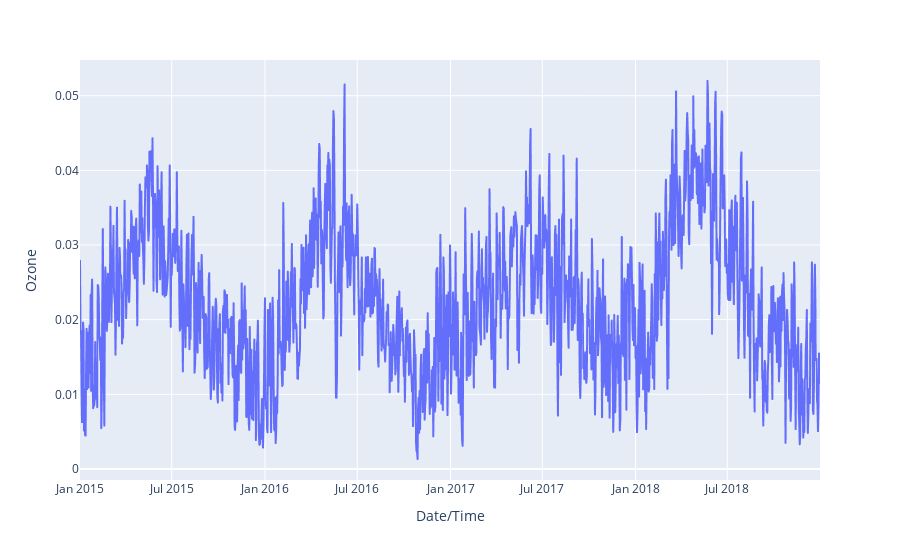

The code cell stored with this chart in its notebook:
### Code cell
fig_Ozone = px.line(df4, x='Date/Time', y= 'Ozone')
fig_Ozone.show()

### Figure 1 — Plotly figure (JSON) as saved in the notebook; plotly's stock layout.template omitted (floating-point values rounded to 4 significant figures; data arrays with more than 128 entries replaced by an {"elided": "..."} marker saying what was removed)
{"data": [{"hovertemplate": "Date/Time=%{x}<br>Ozone=%{y}<extra></extra>", "legendgroup": "", "line": {"color": "#636efa", "dash": "solid"}, "marker": {"symbol": "circle"}, "mode": "lines", "name": "", "showlegend": false, "type": "scattergl", "x": {"elided": "1461 str values"}, "xaxis": "x", "y": {"elided": "1461 float values"}, "yaxis": "y"}], "layout": {"legend": {"tracegroupgap": 0}, "margin": {"t": 60}, "xaxis": {"anchor": "y", "domain": [0, 1], "title": {"text": "Date/Time"}}, "yaxis": {"anchor": "x", "domain": [0, 1], "title": {"text": "Ozone"}}}}
